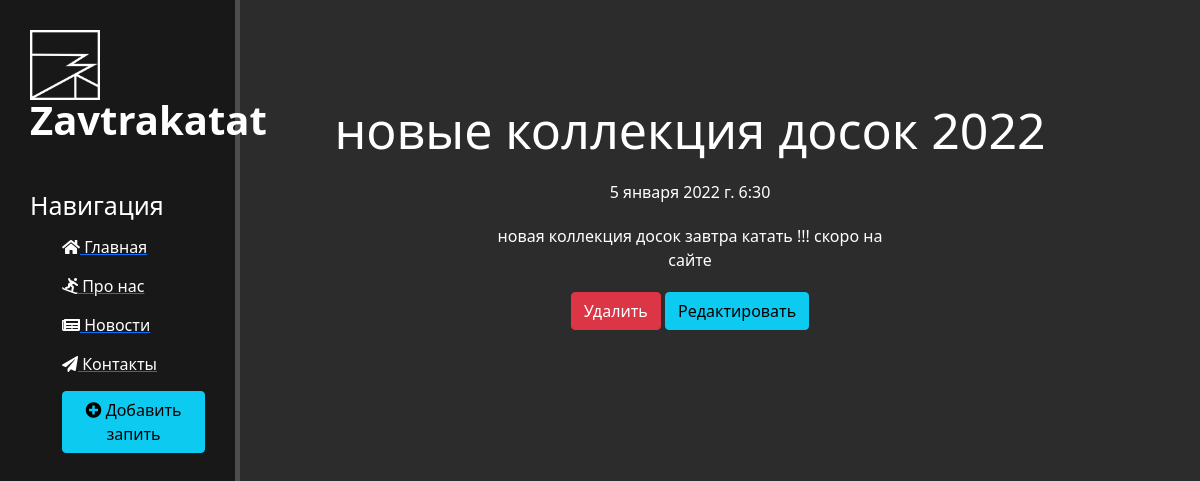
The page /news/2 on the database its author committed.
### news/models.py (models this page shows, shortened)
class Articles(models.Model):
    title = models.CharField('Название',max_length=50)
    anons = models.CharField('Анонс', max_length=250)
    full_text = models.TextField('Статья')
    date = models.DateTimeField('Дата публикации')
    class Meta:
        verbose_name = 'Новость'
        verbose_name_plural = 'Новости'

### news/views.py (the view)
# urls.py: path('<int:pk>',views.NewsDetailView.as_view(),name='news-detail'),
class NewsDetailView(DetailView):
    model = Articles
    template_name = 'news/details_view.html'
    context_object_name = 'article'

### news/templates/news/details_view.html (shortened to what this page needs)
{% extends 'webapp/layout.html' %}
{% block content %}
    <div class="features">
        <h1>{{ article.title }}</h1>
        <p>{{ article.date }}</p>
        <p>{{ article.full_text }}</p>
        <a href="{% url 'news-delete' article.id %}" class="btn btn-danger">Удалить</a>
        <a href="{% url 'news-update' article.id %}" class="btn btn-info">Редактировать</a>
    </div>
{% endblock %}

### webapp/static/webapp/css/main.css (style rules this page uses)
body { background: #2c2c2c; }
main .features { float: left; color: #fff; margin-top: 100px; text-align: center; width: 75%; }
main .features h1 { font-size: 50px }
main .features p { max-width: 400px; margin: 20px auto }

### rows shown on the page
Articles: title "новые коллекция досок 2022", date "5 января 2022 г. 6:30", full_text "новая коллекция досок завтра катать !!! скоро на сайте"
